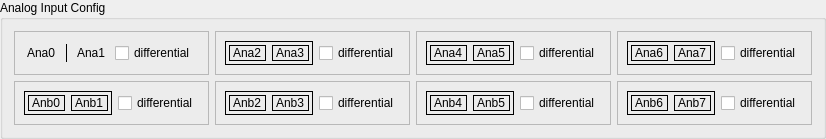
    <widget class="QGroupBox" name="gpAnalogInputConfig">
     <property name="autoFillBackground">
      <bool>false</bool>
     </property>
     <property name="title">
      <string>Analog Input Config</string>
     </property>
     <property name="flat">
      <bool>false</bool>
     </property>
     <property name="checkable">
      <bool>false</bool>
     </property>
     <layout class="QVBoxLayout" name="verticalLayout_3">
      <item>
       <layout class="QHBoxLayout" name="horizontalLayout_35">
        <item>
         <widget class="QFrame" name="frame">
          <property name="frameShape">
           <enum>QFrame::StyledPanel</enum>
          </property>
          <property name="frameShadow">
           <enum>QFrame::Raised</enum>
          </property>
          <layout class="QHBoxLayout" name="horizontalLayout">
           <item>
            <widget class="QFrame" name="frame_2">
             <property name="frameShape">
              <enum>QFrame::NoFrame</enum>
             </property>
             <property name="frameShadow">
              <enum>QFrame::Plain</enum>
             </property>
             <layout class="QHBoxLayout" name="horizontalLayout_2">
              <property name="leftMargin">
               <number>3</number>
              </property>
              <property name="topMargin">
               <number>3</number>
              </property>
              <property name="rightMargin">
               <number>3</number>
              </property>
              <property name="bottomMargin">
               <number>3</number>
              </property>
              <item>
               <widget class="QLabel" name="lbAna0">
                <property name="frameShape">
                 <enum>QFrame::NoFrame</enum>
                </property>
                <property name="text">
                 <string>Ana0</string>
                </property>
               </widget>
              </item>
              <item>
               <widget class="QLabel" name="lbDiff0">
                <property name="frameShape">
                 <enum>QFrame::VLine</enum>
                </property>
                <property name="text">
                 <string/>
                </property>
               </widget>
              </item>
              <item>
               <widget class="QLabel" name="lbAna1">
                <property name="frameShape">
                 <enum>QFrame::NoFrame</enum>
                </property>
                <property name="text">
                 <string>Ana1</string>
                </property>
               </widget>
              </item>
             </layout>
            </widget>
           </item>
           <item>
            <widget class="QCheckBox" name="checkBox">
             <property name="text">
              <string>differential</string>
             </property>
            </widget>
           </item>
          </layout>
         </widget>
        </item>
        <item>
         <widget class="QFrame" name="frame_3">
          <property name="frameShape">
           <enum>QFrame::StyledPanel</enum>
          </property>
          <property name="frameShadow">
           <enum>QFrame::Raised</enum>
          </property>
          <layout class="QHBoxLayout" name="horizontalLayout_4">
           <item>
            <widget class="QFrame" name="frame_4">
             <property name="frameShape">
              <enum>QFrame::Box</enum>
             </property>
             <property name="frameShadow">
              <enum>QFrame::Plain</enum>
             </property>
             <layout class="QHBoxLayout" name="horizontalLayout_5">
              <property name="leftMargin">
               <number>3</number>
              </property>
              <property name="topMargin">
               <number>3</number>
              </property>
              <property name="rightMargin">
               <number>3</number>
              </property>
              <property name="bottomMargin">
               <number>3</number>
              </property>
              <item>
               <widget class="QLabel" name="lbAna2">
                <property name="frameShape">
                 <enum>QFrame::Box</enum>
                </property>
                <property name="text">
                 <string>Ana2</string>
                </property>
               </widget>
              </item>
              <item>
               <widget class="QLabel" name="lbAna3">
                <property name="frameShape">
                 <enum>QFrame::Box</enum>
                </property>
                <property name="text">
                 <string>Ana3</string>
                </property>
               </widget>
              </item>
             </layout>
            </widget>
           </item>
           <item>
            <widget class="QCheckBox" name="checkBox_2">
             <property name="text">
              <string>differential</string>
             </property>
            </widget>
           </item>
          </layout>
         </widget>
        </item>
        <item>
         <widget class="QFrame" name="frame_5">
          <property name="frameShape">
           <enum>QFrame::StyledPanel</enum>
          </property>
          <property name="frameShadow">
           <enum>QFrame::Raised</enum>
          </property>
          <layout class="QHBoxLayout" name="horizontalLayout_6">
           <item>
            <widget class="QFrame" name="frame_6">
             <property name="frameShape">
              <enum>QFrame::Box</enum>
             </property>
             <property name="frameShadow">
              <enum>QFrame::Plain</enum>
             </property>
             <layout class="QHBoxLayout" name="horizontalLayout_32">
              <property name="leftMargin">
               <number>3</number>
              </property>
              <property name="topMargin">
               <number>3</number>
              </property>
              <property name="rightMargin">
               <number>3</number>
              </property>
              <property name="bottomMargin">
               <number>3</number>
              </property>
              <item>
               <widget class="QLabel" name="lbAna4">
                <property name="frameShape">
                 <enum>QFrame::Box</enum>
                </property>
                <property name="text">
                 <string>Ana4</string>
                </property>
               </widget>
              </item>
              <item>
               <widget class="QLabel" name="label_8">
                <property name="frameShape">
                 <enum>QFrame::Box</enum>
                </property>
                <property name="text">
                 <string>Ana5</string>
                </property>
               </widget>
              </item>
             </layout>
            </widget>
           </item>
           <item>
            <widget class="QCheckBox" name="checkBox_3">
             <property name="text">
              <string>differential</string>
             </property>
            </widget>
           </item>
          </layout>
         </widget>
        </item>
        <item>
         <widget class="QFrame" name="frame_7">
          <property name="frameShape">
           <enum>QFrame::StyledPanel</enum>
          </property>
          <property name="frameShadow">
           <enum>QFrame::Raised</enum>
          </property>
          <layout class="QHBoxLayout" name="horizontalLayout_33">
           <item>
            <widget class="QFrame" name="frame_8">
             <property name="frameShape">
              <enum>QFrame::Box</enum>
             </property>
             <property name="frameShadow">
              <enum>QFrame::Plain</enum>
             </property>
             <layout class="QHBoxLayout" name="horizontalLayout_34">
              <property name="leftMargin">
               <number>3</number>
              </property>
              <property name="topMargin">
               <number>3</number>
              </property>
              <property name="rightMargin">
               <number>3</number>
              </property>
              <property name="bottomMargin">
               <number>3</number>
              </property>
              <item>
               <widget class="QLabel" name="label_9">
                <property name="frameShape">
                 <enum>QFrame::Box</enum>
                </property>
                <property name="text">
                 <string>Ana6</string>
                </property>
               </widget>
              </item>
              <item>
               <widget class="QLabel" name="label_10">
                <property name="frameShape">
                 <enum>QFrame::Box</enum>
                </property>
                <property name="text">
                 <string>Ana7</string>
                </property>
               </widget>
              </item>
             </layout>
            </widget>
           </item>
           <item>
            <widget class="QCheckBox" name="checkBox_4">
             <property name="text">
              <string>differential</string>
             </property>
            </widget>
           </item>
          </layout>
         </widget>
        </item>
       </layout>
      </item>
      <item>
       <layout class="QHBoxLayout" name="horizontalLayout_36">
        <item>
         <widget class="QFrame" name="frame_9">
          <property name="frameShape">
           <enum>QFrame::StyledPanel</enum>
          </property>
          <property name="frameShadow">
           <enum>QFrame::Raised</enum>
          </property>
          <layout class="QHBoxLayout" name="horizontalLayout_37">
           <item>
            <widget class="QFrame" name="frame_10">
             <property name="frameShape">
              <enum>QFrame::Box</enum>
             </property>
             <property name="frameShadow">
              <enum>QFrame::Plain</enum>
             </property>
             <layout class="QHBoxLayout" name="horizontalLayout_38">
              <property name="leftMargin">
               <number>3</number>
              </property>
              <property name="topMargin">
               <number>3</number>
              </property>
              <property name="rightMargin">
               <number>3</number>
              </property>
              <property name="bottomMargin">
               <number>3</number>
              </property>
              <item>
               <widget class="QLabel" name="label_11">
                <property name="frameShape">
                 <enum>QFrame::Box</enum>
                </property>
                <property name="text">
                 <string>Anb0</string>
                </property>
               </widget>
              </item>
              <item>
               <widget class="QLabel" name="label_12">
                <property name="frameShape">
                 <enum>QFrame::Box</enum>
                </property>
                <property name="text">
                 <string>Anb1</string>
                </property>
               </widget>
              </item>
             </layout>
            </widget>
           </item>
           <item>
            <widget class="QCheckBox" name="checkBox_25">
             <property name="text">
              <string>differential</string>
             </property>
            </widget>
           </item>
          </layout>
         </widget>
        </item>
        <item>
         <widget class="QFrame" name="frame_11">
          <property name="frameShape">
           <enum>QFrame::StyledPanel</enum>
          </property>
          <property name="frameShadow">
           <enum>QFrame::Raised</enum>
          </property>
          <layout class="QHBoxLayout" name="horizontalLayout_39">
           <item>
            <widget class="QFrame" name="frame_12">
             <property name="frameShape">
              <enum>QFrame::Box</enum>
             </property>
             <property name="frameShadow">
              <enum>QFrame::Plain</enum>
             </property>
             <layout class="QHBoxLayout" name="horizontalLayout_40">
              <property name="leftMargin">
               <number>3</number>
              </property>
              <property name="topMargin">
               <number>3</number>
              </property>
              <property name="rightMargin">
               <number>3</number>
              </property>
              <property name="bottomMargin">
               <number>3</number>
              </property>
              <item>
               <widget class="QLabel" name="label_13">
                <property name="frameShape">
                 <enum>QFrame::Box</enum>
                </property>
                <property name="text">
                 <string>Anb2</string>
                </property>
               </widget>
              </item>
              <item>
               <widget class="QLabel" name="label_14">
                <property name="frameShape">
                 <enum>QFrame::Box</enum>
                </property>
                <property name="text">
                 <string>Anb3</string>
                </property>
               </widget>
              </item>
             </layout>
            </widget>
           </item>
           <item>
            <widget class="QCheckBox" name="checkBox_26">
             <property name="text">
              <string>differential</string>
             </property>
            </widget>
           </item>
          </layout>
         </widget>
        </item>
        <item>
         <widget class="QFrame" name="frame_13">
          <property name="frameShape">
           <enum>QFrame::StyledPanel</enum>
          </property>
          <property name="frameShadow">
           <enum>QFrame::Raised</enum>
          </property>
          <layout class="QHBoxLayout" name="horizontalLayout_41">
           <item>
            <widget class="QFrame" name="frame_14">
             <property name="frameShape">
              <enum>QFrame::Box</enum>
             </property>
             <property name="frameShadow">
              <enum>QFrame::Plain</enum>
             </property>
             <layout class="QHBoxLayout" name="horizontalLayout_42">
              <property name="leftMargin">
               <number>3</number>
              </property>
              <property name="topMargin">
               <number>3</number>
              </property>
              <property name="rightMargin">
               <number>3</number>
              </property>
              <property name="bottomMargin">
               <number>3</number>
              </property>
              <item>
               <widget class="QLabel" name="label_15">
                <property name="frameShape">
                 <enum>QFrame::Box</enum>
                </property>
                <property name="text">
                 <string>Anb4</string>
                </property>
               </widget>
              </item>
              <item>
               <widget class="QLabel" name="label_16">
                <property name="frameShape">
                 <enum>QFrame::Box</enum>
                </property>
                <property name="text">
                 <string>Anb5</string>
                </property>
               </widget>
              </item>
             </layout>
            </widget>
           </item>
           <item>
            <widget class="QCheckBox" name="checkBox_27">
             <property name="text">
              <string>differential</string>
             </property>
            </widget>
           </item>
          </layout>
         </widget>
        </item>
        <item>
         <widget class="QFrame" name="frame_15">
          <property name="frameShape">
           <enum>QFrame::StyledPanel</enum>
          </property>
          <property name="frameShadow">
           <enum>QFrame::Raised</enum>
          </property>
          <layout class="QHBoxLayout" name="horizontalLayout_43">
           <item>
            <widget class="QFrame" name="frame_16">
             <property name="frameShape">
              <enum>QFrame::Box</enum>
             </property>
             <property name="frameShadow">
              <enum>QFrame::Plain</enum>
             </property>
             <layout class="QHBoxLayout" name="horizontalLayout_44">
              <property name="leftMargin">
               <number>3</number>
              </property>
              <property name="topMargin">
               <number>3</number>
              </property>
              <property name="rightMargin">
               <number>3</number>
              </property>
              <property name="bottomMargin">
               <number>3</number>
              </property>
              <item>
               <widget class="QLabel" name="label_17">
                <property name="frameShape">
                 <enum>QFrame::Box</enum>
                </property>
                <property name="text">
                 <string>Anb6</string>
                </property>
               </widget>
              </item>
              <item>
               <widget class="QLabel" name="label_18">
                <property name="frameShape">
                 <enum>QFrame::Box</enum>
                </property>
                <property name="text">
                 <string>Anb7</string>
                </property>
               </widget>
              </item>
             </layout>
            </widget>
           </item>
           <item>
            <widget class="QCheckBox" name="checkBox_28">
             <property name="text">
              <string>differential</string>
             </property>
            </widget>
           </item>
          </layout>
         </widget>
        </item>
       </layout>
      </item>
     </layout>
    </widget>
